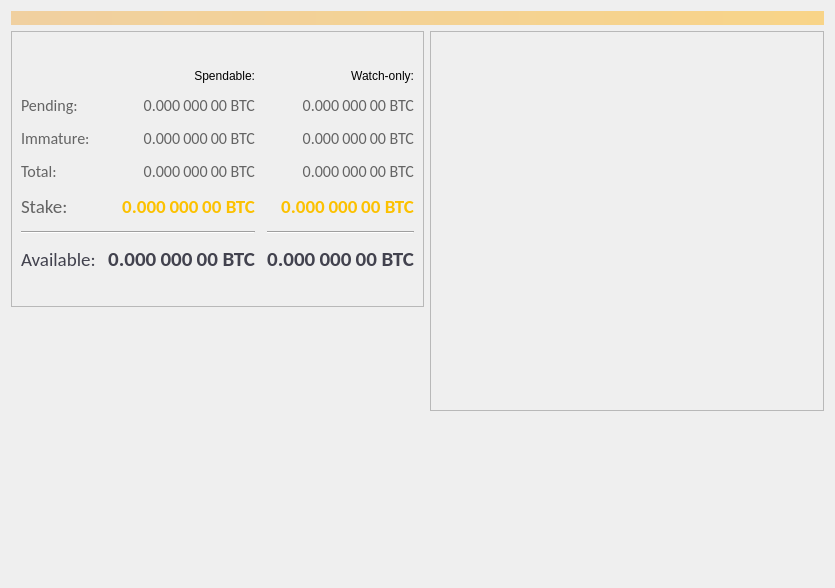
<?xml version="1.0" encoding="UTF-8"?>
<ui version="4.0">
 <class>OverviewPage</class>
 <widget class="QLabel" name="OverviewPage">
  <property name="enabled">
   <bool>true</bool>
  </property>
  <property name="geometry">
   <rect>
    <x>0</x>
    <y>0</y>
    <width>835</width>
    <height>588</height>
   </rect>
  </property>
  <property name="windowTitle">
   <string>Form</string>
  </property>
  <property name="autoFillBackground">
   <bool>false</bool>
  </property>
  <property name="styleSheet">
   <string notr="true"/>
  </property>
  <property name="pixmap">
   <pixmap resource="../bitcoin.qrc">:/icons/overview_background</pixmap>
  </property>
  <property name="scaledContents">
   <bool>true</bool>
  </property>
  <property name="wordWrap">
   <bool>true</bool>
  </property>
  <layout class="QVBoxLayout" name="topLayout">
   <item>
    <widget class="QLabel" name="labelAlerts">
     <property name="visible">
      <bool>false</bool>
     </property>
     <property name="styleSheet">
      <string notr="true">QLabel { background-color: qlineargradient(x1: 0, y1: 0, x2: 1, y2: 0, stop:0 #F0D0A0, stop:1 #F8D488); color:#000000; }</string>
     </property>
     <property name="wordWrap">
      <bool>true</bool>
     </property>
     <property name="margin">
      <number>3</number>
     </property>
     <property name="textInteractionFlags">
      <set>Qt::TextSelectableByMouse</set>
     </property>
    </widget>
   </item>
   <item>
    <layout class="QHBoxLayout" name="horizontalLayout" stretch="1,1">
     <item>
      <layout class="QVBoxLayout" name="verticalLayout_2">
       <item>
        <widget class="QFrame" name="frame">
         <property name="frameShape">
          <enum>QFrame::StyledPanel</enum>
         </property>
         <property name="frameShadow">
          <enum>QFrame::Raised</enum>
         </property>
         <layout class="QVBoxLayout" name="verticalLayout_4">
          <item>
           <layout class="QHBoxLayout" name="horizontalLayout_4">
            <item>
             <widget class="QLabel" name="label_5">
              <property name="font">
               <font>
                <weight>75</weight>
                <bold>true</bold>
               </font>
              </property>
              <property name="text">
               <string/>
              </property>
             </widget>
            </item>
            <item>
             <widget class="QPushButton" name="labelWalletStatus">
              <property name="enabled">
               <bool>true</bool>
              </property>
              <property name="maximumSize">
               <size>
                <width>30</width>
                <height>16777215</height>
               </size>
              </property>
              <property name="toolTip">
               <string>The displayed information may be out of date. Your wallet automatically synchronizes with the Bitcoin network after a connection is established, but this process has not completed yet.</string>
              </property>
              <property name="text">
               <string/>
              </property>
              <property name="icon">
               <iconset resource="../bitcoin.qrc">
                <normaloff>:/icons/warning</normaloff>
                <disabledoff>:/icons/warning</disabledoff>:/icons/warning</iconset>
              </property>
              <property name="iconSize">
               <size>
                <width>24</width>
                <height>24</height>
               </size>
              </property>
              <property name="flat">
               <bool>true</bool>
              </property>
             </widget>
            </item>
            <item>
             <spacer name="horizontalSpacer_3">
              <property name="orientation">
               <enum>Qt::Horizontal</enum>
              </property>
              <property name="sizeHint" stdset="0">
               <size>
                <width>40</width>
                <height>20</height>
               </size>
              </property>
             </spacer>
            </item>
           </layout>
          </item>
          <item>
           <layout class="QGridLayout" name="gridLayout">
            <property name="spacing">
             <number>12</number>
            </property>
            <item row="8" column="1">
             <widget class="QLabel" name="labelBalance">
              <property name="font">
               <font>
                <family>Calibri</family>
                <pointsize>16</pointsize>
                <weight>75</weight>
                <bold>true</bold>
               </font>
              </property>
              <property name="cursor">
               <cursorShape>IBeamCursor</cursorShape>
              </property>
              <property name="toolTip">
               <string>Your current spendable balance</string>
              </property>
              <property name="styleSheet">
               <string notr="true">color: rgb(66, 66, 78);</string>
              </property>
              <property name="text">
               <string notr="true">0.000 000 00 BTC</string>
              </property>
              <property name="alignment">
               <set>Qt::AlignRight|Qt::AlignTrailing|Qt::AlignVCenter</set>
              </property>
              <property name="textInteractionFlags">
               <set>Qt::LinksAccessibleByMouse|Qt::TextSelectableByKeyboard|Qt::TextSelectableByMouse</set>
              </property>
             </widget>
            </item>
            <item row="5" column="0">
             <widget class="QLabel" name="labelTotalText">
              <property name="font">
               <font>
                <family>Calibri</family>
                <pointsize>12</pointsize>
                <weight>50</weight>
                <bold>false</bold>
               </font>
              </property>
              <property name="styleSheet">
               <string notr="true">color: rgb(100, 100, 100);</string>
              </property>
              <property name="text">
               <string>Total:</string>
              </property>
             </widget>
            </item>
            <item row="5" column="2">
             <widget class="QLabel" name="labelWatchTotal">
              <property name="font">
               <font>
                <family>Calibri</family>
                <pointsize>12</pointsize>
                <weight>50</weight>
                <bold>false</bold>
               </font>
              </property>
              <property name="cursor">
               <cursorShape>IBeamCursor</cursorShape>
              </property>
              <property name="toolTip">
               <string>Current total balance in watch-only addresses</string>
              </property>
              <property name="styleSheet">
               <string notr="true">color: rgb(100, 100, 100);</string>
              </property>
              <property name="text">
               <string notr="true">0.000 000 00 BTC</string>
              </property>
              <property name="alignment">
               <set>Qt::AlignRight|Qt::AlignTrailing|Qt::AlignVCenter</set>
              </property>
              <property name="textInteractionFlags">
               <set>Qt::LinksAccessibleByMouse|Qt::TextSelectableByKeyboard|Qt::TextSelectableByMouse</set>
              </property>
             </widget>
            </item>
            <item row="7" column="0" colspan="2">
             <widget class="Line" name="line">
              <property name="orientation">
               <enum>Qt::Horizontal</enum>
              </property>
             </widget>
            </item>
            <item row="8" column="0">
             <widget class="QLabel" name="labelBalanceText">
              <property name="font">
               <font>
                <family>Calibri</family>
                <pointsize>14</pointsize>
               </font>
              </property>
              <property name="styleSheet">
               <string notr="true">color: rgb(66, 66, 78);</string>
              </property>
              <property name="text">
               <string>Available:</string>
              </property>
             </widget>
            </item>
            <item row="3" column="0">
             <widget class="QLabel" name="labelImmatureText">
              <property name="font">
               <font>
                <family>Calibri</family>
                <pointsize>12</pointsize>
                <weight>50</weight>
                <bold>false</bold>
               </font>
              </property>
              <property name="styleSheet">
               <string notr="true">color: rgb(100, 100, 100);</string>
              </property>
              <property name="text">
               <string>Immature:</string>
              </property>
             </widget>
            </item>
            <item row="2" column="3">
             <spacer name="horizontalSpacer_21">
              <property name="orientation">
               <enum>Qt::Horizontal</enum>
              </property>
              <property name="sizeHint" stdset="0">
               <size>
                <width>40</width>
                <height>20</height>
               </size>
              </property>
             </spacer>
            </item>
            <item row="0" column="2">
             <widget class="QLabel" name="labelWatchonly">
              <property name="text">
               <string>Watch-only:</string>
              </property>
              <property name="alignment">
               <set>Qt::AlignRight|Qt::AlignTrailing|Qt::AlignVCenter</set>
              </property>
             </widget>
            </item>
            <item row="2" column="2">
             <widget class="QLabel" name="labelWatchPending">
              <property name="font">
               <font>
                <family>Calibri</family>
                <pointsize>12</pointsize>
                <weight>50</weight>
                <bold>false</bold>
               </font>
              </property>
              <property name="cursor">
               <cursorShape>IBeamCursor</cursorShape>
              </property>
              <property name="toolTip">
               <string>Unconfirmed transactions to watch-only addresses</string>
              </property>
              <property name="styleSheet">
               <string notr="true">color: rgb(100, 100, 100);</string>
              </property>
              <property name="text">
               <string notr="true">0.000 000 00 BTC</string>
              </property>
              <property name="alignment">
               <set>Qt::AlignRight|Qt::AlignTrailing|Qt::AlignVCenter</set>
              </property>
              <property name="textInteractionFlags">
               <set>Qt::LinksAccessibleByMouse|Qt::TextSelectableByKeyboard|Qt::TextSelectableByMouse</set>
              </property>
             </widget>
            </item>
            <item row="5" column="1">
             <widget class="QLabel" name="labelTotal">
              <property name="font">
               <font>
                <family>Calibri</family>
                <pointsize>12</pointsize>
                <weight>50</weight>
                <bold>false</bold>
               </font>
              </property>
              <property name="cursor">
               <cursorShape>IBeamCursor</cursorShape>
              </property>
              <property name="toolTip">
               <string>Your current total balance</string>
              </property>
              <property name="styleSheet">
               <string notr="true">color: rgb(100, 100, 100);</string>
              </property>
              <property name="text">
               <string notr="true">0.000 000 00 BTC</string>
              </property>
              <property name="alignment">
               <set>Qt::AlignRight|Qt::AlignTrailing|Qt::AlignVCenter</set>
              </property>
              <property name="textInteractionFlags">
               <set>Qt::LinksAccessibleByMouse|Qt::TextSelectableByKeyboard|Qt::TextSelectableByMouse</set>
              </property>
             </widget>
            </item>
            <item row="8" column="2">
             <widget class="QLabel" name="labelWatchAvailable">
              <property name="font">
               <font>
                <family>Calibri</family>
                <pointsize>16</pointsize>
                <weight>75</weight>
                <bold>true</bold>
               </font>
              </property>
              <property name="cursor">
               <cursorShape>IBeamCursor</cursorShape>
              </property>
              <property name="toolTip">
               <string>Your current balance in watch-only addresses</string>
              </property>
              <property name="styleSheet">
               <string notr="true">color: rgb(66, 66, 78);</string>
              </property>
              <property name="text">
               <string notr="true">0.000 000 00 BTC</string>
              </property>
              <property name="alignment">
               <set>Qt::AlignRight|Qt::AlignTrailing|Qt::AlignVCenter</set>
              </property>
              <property name="textInteractionFlags">
               <set>Qt::LinksAccessibleByMouse|Qt::TextSelectableByKeyboard|Qt::TextSelectableByMouse</set>
              </property>
             </widget>
            </item>
            <item row="0" column="1">
             <widget class="QLabel" name="labelSpendable">
              <property name="text">
               <string>Spendable:</string>
              </property>
              <property name="alignment">
               <set>Qt::AlignRight|Qt::AlignTrailing|Qt::AlignVCenter</set>
              </property>
             </widget>
            </item>
            <item row="3" column="1">
             <widget class="QLabel" name="labelImmature">
              <property name="font">
               <font>
                <family>Calibri</family>
                <pointsize>12</pointsize>
                <weight>50</weight>
                <bold>false</bold>
               </font>
              </property>
              <property name="cursor">
               <cursorShape>IBeamCursor</cursorShape>
              </property>
              <property name="toolTip">
               <string>Mined balance that has not yet matured</string>
              </property>
              <property name="styleSheet">
               <string notr="true">color: rgb(100, 100, 100);</string>
              </property>
              <property name="text">
               <string notr="true">0.000 000 00 BTC</string>
              </property>
              <property name="alignment">
               <set>Qt::AlignRight|Qt::AlignTrailing|Qt::AlignVCenter</set>
              </property>
              <property name="textInteractionFlags">
               <set>Qt::LinksAccessibleByMouse|Qt::TextSelectableByKeyboard|Qt::TextSelectableByMouse</set>
              </property>
             </widget>
            </item>
            <item row="2" column="1">
             <widget class="QLabel" name="labelUnconfirmed">
              <property name="font">
               <font>
                <family>Calibri</family>
                <pointsize>12</pointsize>
                <weight>50</weight>
                <bold>false</bold>
               </font>
              </property>
              <property name="cursor">
               <cursorShape>IBeamCursor</cursorShape>
              </property>
              <property name="toolTip">
               <string>Total of transactions that have yet to be confirmed, and do not yet count toward the spendable balance</string>
              </property>
              <property name="styleSheet">
               <string notr="true">color: rgb(100, 100, 100);</string>
              </property>
              <property name="text">
               <string notr="true">0.000 000 00 BTC</string>
              </property>
              <property name="alignment">
               <set>Qt::AlignRight|Qt::AlignTrailing|Qt::AlignVCenter</set>
              </property>
              <property name="textInteractionFlags">
               <set>Qt::LinksAccessibleByMouse|Qt::TextSelectableByKeyboard|Qt::TextSelectableByMouse</set>
              </property>
             </widget>
            </item>
            <item row="3" column="2">
             <widget class="QLabel" name="labelWatchImmature">
              <property name="font">
               <font>
                <family>Calibri</family>
                <pointsize>12</pointsize>
                <weight>50</weight>
                <bold>false</bold>
               </font>
              </property>
              <property name="cursor">
               <cursorShape>IBeamCursor</cursorShape>
              </property>
              <property name="toolTip">
               <string>Mined balance in watch-only addresses that has not yet matured</string>
              </property>
              <property name="styleSheet">
               <string notr="true">color: rgb(100, 100, 100);</string>
              </property>
              <property name="text">
               <string notr="true">0.000 000 00 BTC</string>
              </property>
              <property name="alignment">
               <set>Qt::AlignRight|Qt::AlignTrailing|Qt::AlignVCenter</set>
              </property>
              <property name="textInteractionFlags">
               <set>Qt::LinksAccessibleByMouse|Qt::TextSelectableByKeyboard|Qt::TextSelectableByMouse</set>
              </property>
             </widget>
            </item>
            <item row="2" column="0">
             <widget class="QLabel" name="labelPendingText">
              <property name="font">
               <font>
                <family>Calibri</family>
                <pointsize>12</pointsize>
                <weight>50</weight>
                <bold>false</bold>
               </font>
              </property>
              <property name="styleSheet">
               <string notr="true">color: rgb(100, 100, 100);</string>
              </property>
              <property name="text">
               <string>Pending:</string>
              </property>
             </widget>
            </item>
            <item row="2" column="3">
             <spacer name="horizontalSpacer_2">
              <property name="orientation">
               <enum>Qt::Horizontal</enum>
              </property>
              <property name="sizeHint" stdset="0">
               <size>
                <width>40</width>
                <height>20</height>
               </size>
              </property>
             </spacer>
            </item>
            <item row="7" column="2">
             <widget class="Line" name="lineWatchBalance">
              <property name="sizePolicy">
               <sizepolicy hsizetype="Preferred" vsizetype="Fixed">
                <horstretch>0</horstretch>
                <verstretch>0</verstretch>
               </sizepolicy>
              </property>
              <property name="minimumSize">
               <size>
                <width>140</width>
                <height>0</height>
               </size>
              </property>
              <property name="orientation">
               <enum>Qt::Horizontal</enum>
              </property>
             </widget>
            </item>
            <item row="6" column="0">
             <widget class="QLabel" name="labelStakeText">
              <property name="font">
               <font>
                <family>Calibri</family>
                <pointsize>14</pointsize>
                <weight>50</weight>
                <bold>false</bold>
               </font>
              </property>
              <property name="styleSheet">
               <string notr="true">color: rgb(100, 100, 100);</string>
              </property>
              <property name="text">
               <string>Stake:</string>
              </property>
             </widget>
            </item>
            <item row="6" column="1">
             <widget class="QLabel" name="labelStake">
              <property name="font">
               <font>
                <family>Calibri</family>
                <pointsize>14</pointsize>
                <weight>75</weight>
                <bold>true</bold>
               </font>
              </property>
              <property name="styleSheet">
               <string notr="true">color: rgb(252, 193, 0);</string>
              </property>
              <property name="text">
               <string>0.000 000 00 BTC</string>
              </property>
              <property name="alignment">
               <set>Qt::AlignRight|Qt::AlignTrailing|Qt::AlignVCenter</set>
              </property>
              <property name="textInteractionFlags">
               <set>Qt::LinksAccessibleByMouse|Qt::TextSelectableByKeyboard|Qt::TextSelectableByMouse</set>
              </property>
             </widget>
            </item>
            <item row="6" column="2">
             <widget class="QLabel" name="labelWatchStake">
              <property name="font">
               <font>
                <family>Calibri</family>
                <pointsize>14</pointsize>
                <weight>75</weight>
                <bold>true</bold>
               </font>
              </property>
              <property name="styleSheet">
               <string notr="true">color: rgb(252, 193, 0);</string>
              </property>
              <property name="text">
               <string>0.000 000 00 BTC</string>
              </property>
              <property name="alignment">
               <set>Qt::AlignRight|Qt::AlignTrailing|Qt::AlignVCenter</set>
              </property>
              <property name="textInteractionFlags">
               <set>Qt::LinksAccessibleByMouse|Qt::TextSelectableByKeyboard|Qt::TextSelectableByMouse</set>
              </property>
             </widget>
            </item>
           </layout>
          </item>
          <item>
           <spacer name="verticalSpacer_3">
            <property name="orientation">
             <enum>Qt::Vertical</enum>
            </property>
            <property name="sizeType">
             <enum>QSizePolicy::Fixed</enum>
            </property>
            <property name="sizeHint" stdset="0">
             <size>
              <width>20</width>
              <height>25</height>
             </size>
            </property>
           </spacer>
          </item>
         </layout>
        </widget>
       </item>
       <item>
        <spacer name="verticalSpacer">
         <property name="orientation">
          <enum>Qt::Vertical</enum>
         </property>
         <property name="sizeHint" stdset="0">
          <size>
           <width>20</width>
           <height>40</height>
          </size>
         </property>
        </spacer>
       </item>
      </layout>
     </item>
     <item>
      <layout class="QVBoxLayout" name="verticalLayout_3">
       <item>
        <widget class="QFrame" name="frame_2">
         <property name="frameShape">
          <enum>QFrame::StyledPanel</enum>
         </property>
         <property name="frameShadow">
          <enum>QFrame::Raised</enum>
         </property>
         <layout class="QVBoxLayout" name="verticalLayout">
          <item>
           <layout class="QHBoxLayout" name="horizontalLayout_2">
            <item>
             <widget class="QLabel" name="label_4">
              <property name="font">
               <font>
                <weight>75</weight>
                <bold>true</bold>
               </font>
              </property>
              <property name="text">
               <string/>
              </property>
             </widget>
            </item>
            <item>
             <widget class="QPushButton" name="labelTransactionsStatus">
              <property name="enabled">
               <bool>true</bool>
              </property>
              <property name="maximumSize">
               <size>
                <width>30</width>
                <height>16777215</height>
               </size>
              </property>
              <property name="toolTip">
               <string>The displayed information may be out of date. Your wallet automatically synchronizes with the Bitcoin network after a connection is established, but this process has not completed yet.</string>
              </property>
              <property name="text">
               <string/>
              </property>
              <property name="icon">
               <iconset resource="../bitcoin.qrc">
                <normaloff>:/icons/warning</normaloff>
                <disabledoff>:/icons/warning</disabledoff>:/icons/warning</iconset>
              </property>
              <property name="iconSize">
               <size>
                <width>24</width>
                <height>24</height>
               </size>
              </property>
              <property name="flat">
               <bool>true</bool>
              </property>
             </widget>
            </item>
            <item>
             <spacer name="horizontalSpacer">
              <property name="orientation">
               <enum>Qt::Horizontal</enum>
              </property>
              <property name="sizeHint" stdset="0">
               <size>
                <width>40</width>
                <height>20</height>
               </size>
              </property>
             </spacer>
            </item>
           </layout>
          </item>
          <item>
           <spacer name="horizontalSpacer_4">
            <property name="orientation">
             <enum>Qt::Horizontal</enum>
            </property>
            <property name="sizeHint" stdset="0">
             <size>
              <width>40</width>
              <height>20</height>
             </size>
            </property>
           </spacer>
          </item>
          <item>
           <spacer name="horizontalSpacer_5">
            <property name="orientation">
             <enum>Qt::Horizontal</enum>
            </property>
            <property name="sizeHint" stdset="0">
             <size>
              <width>40</width>
              <height>20</height>
             </size>
            </property>
           </spacer>
          </item>
          <item>
           <spacer name="horizontalSpacer_6">
            <property name="orientation">
             <enum>Qt::Horizontal</enum>
            </property>
            <property name="sizeHint" stdset="0">
             <size>
              <width>40</width>
              <height>20</height>
             </size>
            </property>
           </spacer>
          </item>
          <item>
           <spacer name="horizontalSpacer_7">
            <property name="orientation">
             <enum>Qt::Horizontal</enum>
            </property>
            <property name="sizeHint" stdset="0">
             <size>
              <width>40</width>
              <height>20</height>
             </size>
            </property>
           </spacer>
          </item>
          <item>
           <spacer name="horizontalSpacer_8">
            <property name="orientation">
             <enum>Qt::Horizontal</enum>
            </property>
            <property name="sizeHint" stdset="0">
             <size>
              <width>40</width>
              <height>20</height>
             </size>
            </property>
           </spacer>
          </item>
          <item>
           <spacer name="horizontalSpacer_9">
            <property name="orientation">
             <enum>Qt::Horizontal</enum>
            </property>
            <property name="sizeHint" stdset="0">
             <size>
              <width>40</width>
              <height>20</height>
             </size>
            </property>
           </spacer>
          </item>
          <item>
           <spacer name="horizontalSpacer_10">
            <property name="orientation">
             <enum>Qt::Horizontal</enum>
            </property>
            <property name="sizeHint" stdset="0">
             <size>
              <width>40</width>
              <height>20</height>
             </size>
            </property>
           </spacer>
          </item>
          <item>
           <widget class="QListView" name="listTransactions">
            <property name="styleSheet">
             <string notr="true">QListView { background: transparent; }</string>
            </property>
            <property name="frameShape">
             <enum>QFrame::NoFrame</enum>
            </property>
            <property name="verticalScrollBarPolicy">
             <enum>Qt::ScrollBarAlwaysOff</enum>
            </property>
            <property name="horizontalScrollBarPolicy">
             <enum>Qt::ScrollBarAlwaysOff</enum>
            </property>
            <property name="selectionMode">
             <enum>QAbstractItemView::NoSelection</enum>
            </property>
           </widget>
          </item>
         </layout>
        </widget>
       </item>
       <item>
        <spacer name="verticalSpacer_2">
         <property name="orientation">
          <enum>Qt::Vertical</enum>
         </property>
         <property name="sizeHint" stdset="0">
          <size>
           <width>20</width>
           <height>40</height>
          </size>
         </property>
        </spacer>
       </item>
      </layout>
     </item>
    </layout>
   </item>
  </layout>
 </widget>
 <resources>
  <include location="../bitcoin.qrc"/>
 </resources>
 <connections/>
</ui>
